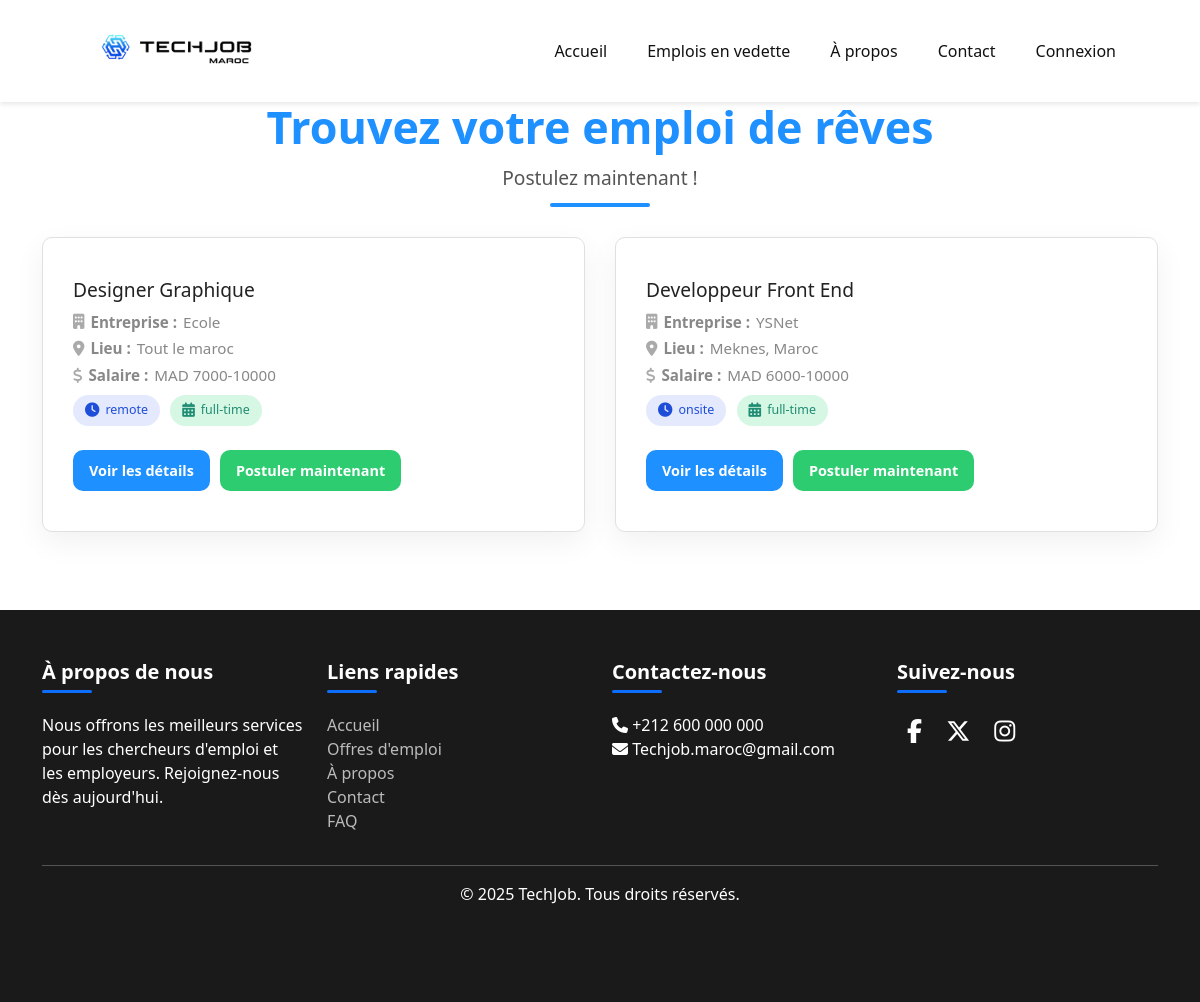
/Pages/JobsListing.php, run on the app's committed database.
### tables this page shows
CREATE TABLE IF NOT EXISTS `jobs` (
  `id` int(11) NOT NULL AUTO_INCREMENT,
  `postedBy` varchar(255) NOT NULL,
  `category` int(11) NOT NULL,
  `title` varchar(255) NOT NULL,
  `companyName` varchar(255) NOT NULL,
  `location` varchar(255) NOT NULL,
  `salaryRange` varchar(255) DEFAULT NULL,
  `duration` enum('part-time','full-time','contract','internship') NOT NULL,
  `type` enum('remote','onsite','mission') NOT NULL,
  `datePosted` datetime NOT NULL DEFAULT current_timestamp(),
  `skills` text DEFAULT NULL,
  `status` enum('active','closed') NOT NULL DEFAULT 'active',
  `numberOfApplicants` int(11) NOT NULL DEFAULT 0,
  `description` text NOT NULL,
  `requirements` text NOT NULL,
  `specializations` varchar(255) NOT NULL,
  `experience` enum('entry-level','mid-level','senior-level','expert-level') NOT NULL,
  PRIMARY KEY (`id`),
  KEY `postedBy` (`postedBy`),
  KEY `category` (`category`),
  CONSTRAINT `jobs_ibfk_1` FOREIGN KEY (`postedBy`) REFERENCES `users` (`userId`) ON DELETE CASCADE,
  CONSTRAINT `jobs_ibfk_2` FOREIGN KEY (`category`) REFERENCES `categories` (`id`) ON DELETE CASCADE
);

### includes/helper-functions.php (the view, shortened to what this page needs)
<?php
function fetchAllJobs() {
    $jobs = [];
    $conn = connectDB();
    $sql = "SELECT id, title, companyName, location, salaryRange, type, duration, datePosted
            FROM jobs WHERE status = 'active'";
    $result = mysqli_query($conn, $sql);
    if ($result) {
        while ($row = mysqli_fetch_assoc($result)) {
            $jobs[] = $row;
        }
    }
    return $jobs;
}
function generateJobMarkup($job) {
    return "
    <div class='job-item' data-job-id='{$job['id']}'>
        <h3 class='job-title'>
             " . htmlspecialchars($job['title']) . "
        </h3>
        <p><i class='fas fa-building'></i> <strong>Entreprise :</strong> " . htmlspecialchars($job['companyName']) . "</p>
        <p><i class='fas fa-map-marker-alt'></i> <strong>Lieu :</strong> " . htmlspecialchars($job['location']) . "</p>
        <p><i class='fas fa-dollar-sign'></i> <strong>Salaire :</strong> " . htmlspecialchars($job['salaryRange']) . "</p>
        <div class='tags'>
            <span class='tag job-type'><i class='fas fa-clock'></i> " . htmlspecialchars($job['type']) . "</span>
            <span class='tag duration'><i class='fas fa-calendar-alt'></i> " . htmlspecialchars($job['duration']) . "</span>
        </div>
        <div class='button-group'>
            <button class='view-details' onclick='openModal(" . intval($job['id']) . ")'>Voir les détails</button>
            <form action='../Pages/JobApplication.php?jobId={$job['id']}' method='post' style='display:inline;'>
                <input type='hidden' name='jobId' value='{$job['id']}'>
                <button type='submit' class='apply-button'>Postuler maintenant</button>
            </form>
        </div>
    </div>";
}
?>

### Pages/JobsListing.php (shortened to what this page needs)
<?php
require_once "../includes/helper-functions.php";
$default = 0;
$categoryId = isset($_GET['category']) ? intval($_GET['category']) : $default;
if ($categoryId == $default) {
    $jobs = fetchAllJobs();
} else {
    $categoryName = "Jobs in " . fetchCategoryName($categoryId);
    $jobs = fetchJobsByCategory($categoryId);
}
?>
<!DOCTYPE html>
<html lang="en">
    <head>
        <link rel="stylesheet" href="https://cdnjs.cloudflare.com/ajax/libs/font-awesome/6.5.0/css/all.min.css">
        <link rel="stylesheet" href="../styles/generalStyles.css">
        <link rel="stylesheet" href="../styles/HomePage/header.css">
        <link rel="stylesheet" href="../styles/HomePage/footer.css">
        <link rel="stylesheet" href="../styles/HomePage/common-styles.css">
        <link rel="stylesheet" href="../css/jobslisting.css">
    </head>
    <body>
    <?php
        $currentPage = "JobsListing";
        include_once '../includes/applicant-header.php';
    ?>
    <div class="hero-text-wrapper">
    <h1 class="hero-title">Trouvez votre emploi de rêves</h1>
    <p class="hero-subtitle">Postulez maintenant !</p>
    <div class="hero-underline"></div>
    </div>
    <div class="container">
        <div class="job-list">
            <?php foreach ($jobs as $job): ?>
                <?= generateJobMarkup($job); ?>
            <?php endforeach; ?>
        </div>
    </div>
    <?php include_once '../includes/footer.php'; ?>
        <?php include_once('../includes/footer.php') ?>
</body>
</html>

### includes/applicant-header.php (shortened to what this page needs)
<!DOCTYPE html>
<html lang="en">
<head>
    <link rel="stylesheet" href="https://cdnjs.cloudflare.com/ajax/libs/font-awesome/6.5.0/css/all.min.css" />
    <link rel="stylesheet" href="../css/styles.css">
    <link rel="stylesheet" href="../css/navbar.css">
</head>
<body>
<header id="header">
    <nav class="home-page-nav">
        <a href="HomePage.php" class="logo">
            <img src="../assets/logos/logo-1.png" alt="logo-navigation">
        </a>
        <div class="nav-links">
            <?php if ($currentPage !== 'Home'): ?>
                <a href="./HomePage.php#header">Accueil</a>
            <?php endif; ?>
            <a href="./HomePage.php#jobs-section">Emplois en vedette</a>
            <?php if ($currentPage !== 'About'): ?>
                <a href="./AboutUsPage.php">À propos</a>
            <?php endif; ?>
            <a href="./ContactPage.php#contact">Contact</a>
            <?php if (isset($_SESSION['userId'])): ?>
                <a href="../controllers/logout.php" class="btn-logout">Déconnexion</a>
            <?php else: ?>
                <a href="./LoginPage.php" class="btn-login">Connexion</a>
            <?php endif; ?>
        </div>
    </nav>
</header>

### includes/footer.php (shortened to what this page needs)
<link href="https://cdn.jsdelivr.net/npm/bootstrap@5.3.6/dist/css/bootstrap.min.css" rel="stylesheet">
<link rel="stylesheet" href="https://cdnjs.cloudflare.com/ajax/libs/font-awesome/6.7.2/css/all.min.css" />
</head>
<body>
<footer class="footer mt-5">
<div class="container">
<div class="row">
<div class="col-12 col-md-3 text-center text-md-start mb-4 mb-md-0">
        <h5>À propos de nous</h5>
        <p>Nous offrons les meilleurs services pour les chercheurs d'emploi et les employeurs. Rejoignez-nous dès aujourd'hui.</p>
</div>
<div class="col-12 col-md-3 text-center text-md-start mb-4 mb-md-0">
        <h5>Liens rapides</h5>
        <ul class="list-unstyled">
        <li><a href="HomePage.php">Accueil</a></li>
        <li><a href="JobsListing.php">Offres d'emploi</a></li>
        <li><a href="AboutUsPage.php">À propos</a></li>
        <li><a href="ContactPage.php#contact">Contact</a></li>
        <li><a href="FaqPage.php#contact">FAQ</a></li>
        </ul>
</div>
<div class="col-12 col-md-3 text-center text-md-start mb-4 mb-md-0">
        <h5>Contactez-nous</h5>
        <ul class="list-unstyled">
        <li><i class="fas fa-phone"></i> +212 600 000 000</li>
        <li><i class="fas fa-envelope"></i> Techjob.maroc@gmail.com</li>
        </ul>
</div>
<div class="col-12 col-md-3 text-center text-md-start mb-4 mb-md-0">
        <h5>Suivez-nous</h5>
        <div class="social-icons">
        <a href="#"><i class="fab fa-facebook-f"></i></a>
        <a href="#"><i class="fa-brands fa-x-twitter"></i></a>
        <a href="#"><i class="fab fa-instagram"></i></a>
        </div>
</div>
</div>
<hr>
<div class="text-center">
<p>&copy; 2025 TechJob. Tous droits réservés.</p>
</div>
</div>
</footer>

### styles/generalStyles.css (style rules this page uses)
* { padding: 0; margin: 0; box-sizing: border-box; transition: all 0.5s; font-family: 'Segoe UI', Tahoma, Geneva, Verdana, sans-serif; }
:root { --primary: #3F72AF; --primary-light: #5488c7; --secondary: #00ADB5; --secondary-light: #00c2cc; --dark: #393E46; --dark-light: #4d535d; --white: #ffffff; --gray: #f5f5f5; }

### styles/HomePage/header.css (style rules this page uses)
:root { --primary: #3F72AF; --primary-light: #5488c7; --secondary: #00ADB5; --secondary-light: #00c2cc; --dark: #393E46; --dark-light: #4d535d; --white: #ffffff; --gray: #f5f5f5; }
header { background-color: var(--white); padding: 10px 5%; box-shadow: 0 2px 5px rgba(0,0,0,0.1); position: fixed; width: 100%; top: 0; z-index: 1000; }
nav { display: flex; justify-content: space-between; align-items: center; }
.logo { color: var(--primary); font-size: 1.8rem; font-weight: bold; text-decoration: none; width: 200px; height: 50px; }
.logo img { height: 100%; width: 100%; }
.nav-links { display: flex; gap: 2rem; }
.nav-links a { color: var(--dark); text-decoration: none; font-weight: 500; transition: all 0.3s; border-top: 2px solid var(--white); border-bottom: 2px solid var(--white); padding: 3px 0; }

### styles/HomePage/footer.css (style rules this page uses)
:root { --primary: #3F72AF; --primary-light: #5488c7; --secondary: #00ADB5; --secondary-light: #00c2cc; --dark: #393E46; --dark-light: #4d535d; --white: #ffffff; --gray: #f5f5f5; }
footer { background: var(--dark-light); color: var(--white); padding: 2rem 5%; text-align: center; }

### styles/HomePage/common-styles.css (style rules this page uses)
:root { --dark: #393E46; }
.container { max-width: 1200px; margin: 0 auto; padding: 0 20px 30px; }

### css/jobslisting.css (style rules this page uses)
:root { --onsite: #4c6ef5; --remote: #2ecc71; --hybrid: #a29bfe; --contract: #fd9644; --fulltime: #2ed573; --primary: #1e90ff; --success: #2ecc71; --light-bg: #f9f9f9; --light-text: #333; --muted: #888; --border: #e0e0e0; --font: 'Segoe UI', Roboto, sans-serif; }
body { background: #f2f6ff; font-family: var(--font); color: var(--light-text); margin-top: 100px; }
.hero-text-wrapper { text-align: center; margin-top: 100px; margin-bottom: 20px; }
.hero-title { font-size: 2.8rem; font-weight: 700; color: #1e90ff; margin-bottom: 10px; }
.hero-subtitle { font-size: 1.2rem; color: #555; margin-bottom: 10px; }
.hero-underline { width: 100px; height: 4px; background-color: #1e90ff; margin: 0 auto; border-radius: 2px; }
.job-list { display: grid; grid-template-columns: repeat(auto-fit, minmax(360px, 1fr)); gap: 30px; margin-top: 30px; }
.job-item { background: #fff; border: 1px solid var(--border); border-radius: 10px; padding: 40px 30px; box-shadow: 0 10px 30px rgba(0, 0, 0, 0.06); transition: transform 0.3s ease, box-shadow 0.3s ease; min-height: 30px; }
.job-item h3 { color: #222; font-size: 1.2rem; margin-bottom: 10px; }
.job-item p { font-size: 0.95rem; color: var(--muted); margin: 4px 0; display: flex; align-items: center; gap: 6px; }
.job-item p i { color: #aaa; }
.tag { display: inline-flex; align-items: center; gap: 6px; padding: 6px 12px; border-radius: 50px; font-size: 0.78rem; font-weight: 500; margin: 4px 6px 4px 0; }
.job-type { background-color: rgba(76, 110, 245, 0.15); color: #1e4ed8; }
.duration { background-color: rgba(46, 213, 115, 0.2); color: #218c74; }
.tag i { font-size: 0.9rem; }
.view-details, .apply-button { padding: 10px 16px; font-size: 0.9rem; font-weight: 600; border-radius: 10px; border: none; cursor: pointer; transition: background 0.3s ease, box-shadow 0.3s ease; }
.view-details { background-color: var(--primary); color: white; margin-right: 10px; box-shadow: none; }
.apply-button { background-color: var(--success); color: white; box-shadow: none; }
.button-group { display: flex; align-items: center; margin-top: 20px; }

### css/styles.css (style rules this page uses)
* { margin: 0; padding: 0; box-sizing: border-box; }
body { font-family: 'Poppins', sans-serif; background: #0d0d0d; color: #f0f0f0; }
.logo img { object-fit: contain; height: 60px; transition: transform 0.3s ease; }
.nav-links { display: flex; gap: 2rem; align-items: center; }
.nav-links a { text-decoration: none; color: #111111; font-weight: 500; font-size: 1rem; position: relative; transition: color 0.3s ease; padding: 0.5rem 0; margin: 0 0.5rem; background: none; }
.nav-links a::after { content: ""; position: absolute; width: 0; height: 2px; bottom: -4px; left: 0; background: linear-gradient(90deg, #00f2ff, #3a6eff); transition: width 0.4s ease; border-radius: 1px; }
.btn-login, .btn-logout { margin-left: 1rem; padding: 0.5rem 1rem; color: white; font-weight: 600; border: none; cursor: pointer; transition: all 0.3s ease; }

### data on the page
jobs: title "Designer Graphique", companyName "Ecole", location "Tout le maroc", salaryRange "MAD 7000-10000", type "remote", duration "full-time"
jobs: title "Developpeur Front End", companyName "YSNet", location "Meknes, Maroc", salaryRange "MAD 6000-10000", type "onsite", duration "full-time"
